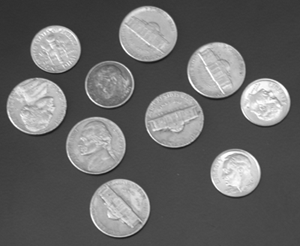
#> input picture week1/Images/coins.png, 300 x 246 px, found by its file name
$ python assignment8-1.py
#> lines starting #> are read from the running program, lines starting #| are printed output that depends on the picture
import numpy as np
import matplotlib.pyplot as plt
from skimage import exposure, img_as_float
from skimage.io import imread
from skimage.transform import resize
from skimage import filter
from skimage import exposure


# -----------------------------------------------------------------------
#                             Task 1.3
#------------------------------------------------------------------------

def task_1_3():
  I_1 = imread('images/coins.png')
#> I_1 is the input picture: shape (246, 300); min 23, max 255, mean 103
  I_2 = imread('images/overlapping_euros1.png')
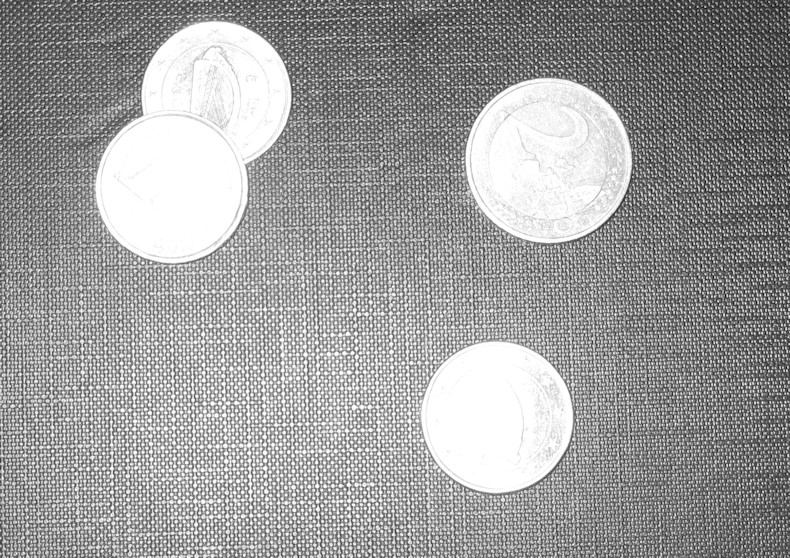
#> input picture week1/Images/overlapping_euros1.png, 790 x 558 px, found by its file name
#> I_2 is the input picture: shape (558, 790); min 0, max 255, mean 157.2

  # Get the otsu value via the 'Otsu Threshold' (where the histogram is to be split/segmented)
  otsu1 = filter.threshold_otsu(I_1)
#> otsu1 = 126
  otsu2 = filter.threshold_otsu(I_2)
#> otsu2 = 166

  # Extracting Histograms
  hist1, bins_center1 = exposure.histogram(I_1)
#> hist1 = 233 values, max 4264 at index 50, min 1 at index 0, mean 316.7; bins_center1 = 233 values from 23 to 255
  hist2, bins_center2 = exposure.histogram(I_2)
#> hist2 = 256 values, max 42471 at index 255, min 0 at index 2, mean 1722; bins_center2 = 256 values from 0 to 255

  # Printing the images, segmenting inside 'imshow'
  plt.figure(figsize=(9, 4))
  plt.subplot(131)
  plt.imshow(I_1, cmap='gray', interpolation='nearest')
  plt.axis('off')
  plt.subplot(132)
  plt.imshow(I_1 < otsu1, cmap='gray', interpolation='nearest')
  plt.axis('off')
  plt.subplot(133)
  plt.plot(bins_center1, hist1, lw=2)
  plt.axvline(otsu1, color='k', ls='--')
  plt.tight_layout()
  plt.show()
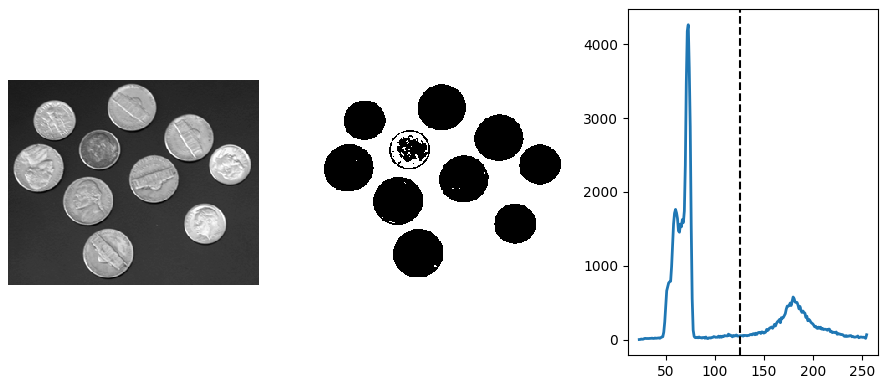
#> figure drawn by matplotlib, 3 panels; panel 3: curve peaks at x = 73, y = 4264

  # Printing the images, segmenting inside 'imshow'
  plt.figure(figsize=(9, 4))
  plt.subplot(131)
  plt.imshow(I_2, cmap='gray', interpolation='nearest')
  plt.axis('off')
  plt.subplot(132)
  plt.imshow(I_2 < otsu2, cmap='gray', interpolation='nearest')
  plt.axis('off')
  plt.subplot(133)
  plt.plot(bins_center2, hist2, lw=2)
  plt.axvline(otsu2, color='k', ls='--')
  plt.tight_layout()
  plt.show()
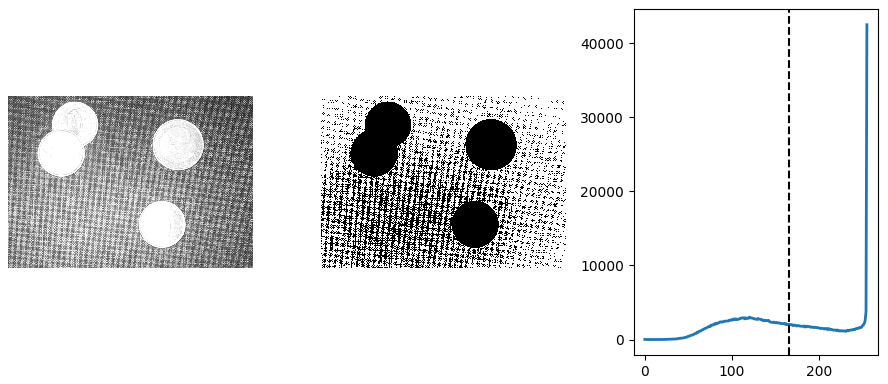
#> figure drawn by matplotlib, 3 panels; panel 3: curve peaks at x = 255, y = 42471


# -----------------------------------------------------------------------
#                             MAIN/TESTS
#------------------------------------------------------------------------

task_1_3()
